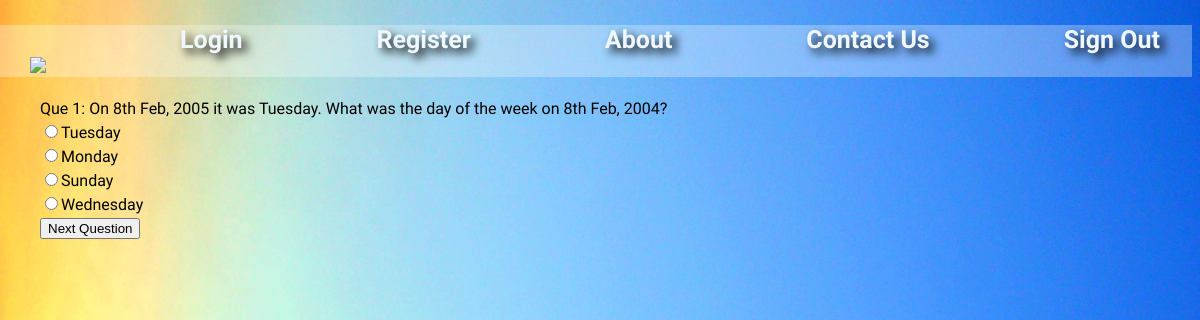
Page /starttest.php?mid=18 on the committed database.
### tables this page shows
CREATE TABLE `questions` (
  `question` varchar(200) NOT NULL,
  `option_1` varchar(50) NOT NULL,
  `option_2` varchar(50) NOT NULL,
  `option_3` varchar(50) NOT NULL,
  `option_4` varchar(50) NOT NULL,
  `answer` varchar(20) NOT NULL,
  `tid` int(5) NOT NULL
);

### starttest.php (the view, shortened to what this page needs)
<?php
	include("database.php");
	include("header.php");
	extract($_POST);
	extract($_GET);
	extract($_SESSION);
	$mid=$_GET['mid'];
	$tim=$_GET['tim'];
?>
<!doctype html>
<html id="html">
<head>
<link href="header.css" rel="stylesheet">
</head>
<div class="top">
		<a id="logo" href="index.php"><img src="logo.PNG"></a>
		<a id="link1" href="index.php"><strong>Login</strong></a>
   		<a id="link1" href="register.php"><strong>Register</strong></a>
		<a id="link1" href="about.html"><strong>About</strong></a>
		<a id="link1" href="contactus.html"><strong>Contact Us</strong></a>
		<a id="link1" href="signout.php"><strong>Sign Out</strong></a>
	</div>
<body>
<?php
$sr=mysql_query("select ques_id from test_$mid",$cn) or die(mysql_error());
$srow = mysql_fetch_row($sr);
$rs=mysql_query("select question, option_1, option_2, option_3, option_4, answer, tid from questions where tid=$srow[0]",$cn) or die(mysql_error());
$row= mysql_fetch_row($rs);
echo "<form name=myfm method=post action=starttest.php?mid=$mid&tim=$tim>";
echo "<table width=100%> <tr> <td width=30>&nbsp;<td> <table border=0>";
$n=$_SESSION[qn]+1;
echo "<tR><td><span class=style2>Que ".  $n .": $row[0]</style>";
echo "<tr><td class=style8><input type=radio name=ans value=1>$row[1]";
echo "<tr><td class=style8><input type=radio name=ans value=2>$row[2]";
echo "<tr><td class=style8><input type=radio name=ans value=3>$row[3]";
echo "<tr><td class=style8><input type=radio name=ans value=4>$row[4]";
if($_SESSION[qn]<(mysql_num_rows($sr)-1))
{echo "<tr><td><input type=submit name=submitans value='Next Question'></form>";}
else
{echo "<tr><td><input type=submit name=submitans value='Get Result'></form>";}
?>
</body>
</html>

### header.css (style rules this page uses)
#html { font-family: 'Play', sans-serif; background-image: url(background.JPG); background-size: 100%; background-repeat: repeat; }
.top { background-color:rgba(255,255,255,0.3); }
#logo { margin-left: 30px; }
#link1 { vertical-align: 25px; text-shadow: 5px 5px 10px black; font-size: 25px; margin-left: 100px; padding-left: 30px; text-decoration: none; color: aliceblue; }

### rows in the picture
questions: question "On 8th Feb, 2005 it was Tuesday. What was the day of the week on 8th Feb, 2004?", option_1 "Tuesday", option_2 "Monday", option_3 "Sunday", option_4 "Wednesday"

### other values in the picture
$n "1"
